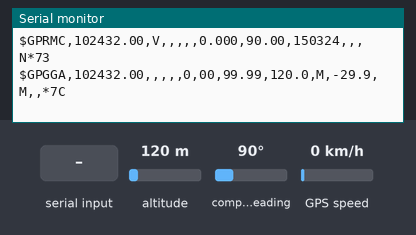
The sketch below on a simulated ESP32. On the bench: the last lines printed to the serial monitor. The test bench sets the inputs (shaded band); at power-on: compass heading 90°, altitude 120 m, GPS speed 0 km/h. The GPS gets a fix after 3 s at 37.7749, -122.4194 with 8 satellites; nothing arrives over Bluetooth unless stated.

Above: at 2.2 s.
2.3 s: compass heading set to 269°
At 3.4 s:
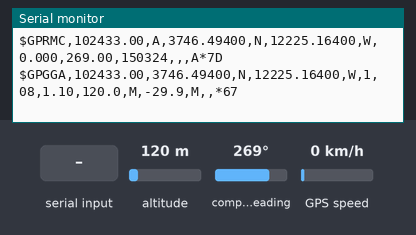
4.5 s: "1" received over the second serial link
At 4.9 s:
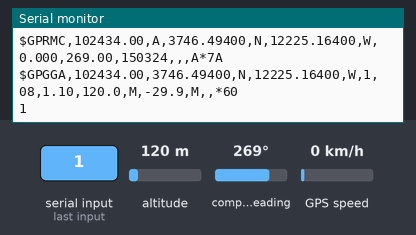
6.5 s: altitude set to 500 m
At 8.5 s:
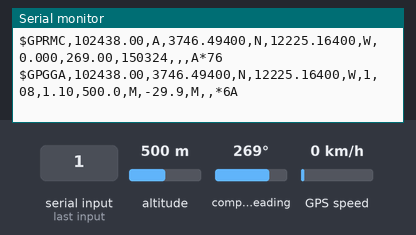
10.5 s: GPS speed set to 30 km/h
At 11.8 s:
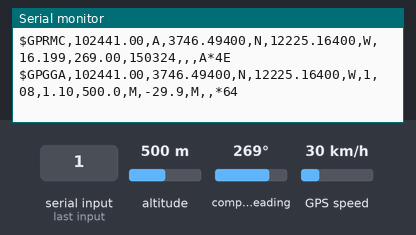
14.5 s: altitude set to 250 m
At 18.36 s:
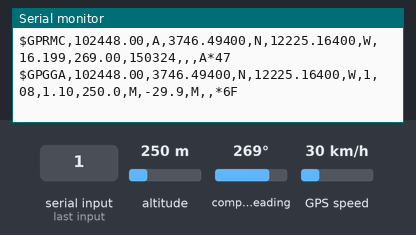
18.5 s: "0" received over the second serial link
At 18.9 s:
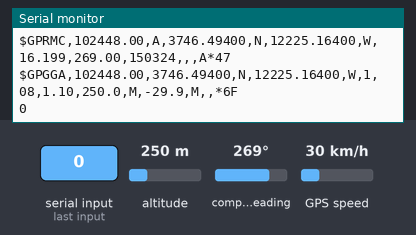

The sketch:

ESP32-GPS-BTserial.ino
```cpp
// (licence header left out)
#ifdef USE_TICKER
#include <Ticker.h>      // timer
Ticker  ticker;
bool bReadyTicker = false;
#endif

#include <TinyGPS++.h>
#define VERSION "20210904"
TinyGPSPlus gps;
#define GPS_BAUD 9600
HardwareSerial ss(2); // GPIO_NUM_16 for RX ( wired to GPS TX), GPIO_NUM_17 for TX (not used now)
// https://github.com/espressif/arduino-esp32/blob/master/libraries/BluetoothSerial/examples/SerialToSerialBTM/SerialToSerialBTM.ino
#include "BluetoothSerial.h"
BluetoothSerial SerialBT;
TaskHandle_t Task1;

const int iIntervalTime = 3;  // watch dog interval in sec
long lastGPSread = 0;

//  Watch dog for BT serial
void codeForBTserial(void * parameter)
{
  portTickType xLastWakeTime;
  const portTickType xFrequency = 1000;//run here every 1000msec
  while (1) {
    xLastWakeTime = xTaskGetTickCount();// Initialise the xLastWakeTime variable with the current time.
    if ( (millis() - lastGPSread) > iIntervalTime * 1000  ) {
      Serial.println();
      Serial.println();
      Serial.printf("Serial BT hang? rebooting now %d \r\n", lastGPSread);
      ESP.restart();
    }
    vTaskDelayUntil( &xLastWakeTime, xFrequency );
  }
}
#ifdef USE_TICKER
void kickRoutine() {
  bReadyTicker = true;
  //Serial.println("******kickRoutine()**************");
  if ( (millis() - lastGPSread) > iIntervalTime * 1000 * 2 ) {
    Serial.println();
    Serial.println();
    Serial.printf("Serial BT hang? rebooting now %d \r\n", lastGPSread);
    ESP.restart();
  }
}
#endif
boolean gpsReady = false;
// wait until GPS module outputs something before watchdog works
void waitUntilGPSReady() {
  char c;
  long i=0;
  Serial.printf("waiting for GPS ready \r\n",i);
  while (1) {
    if (ss.available() > 0) {
      c = ss.read(); //
    //  Serial.write(c); // monitor for GPS application , ex. ublox u-center
      if (gps.encode(c)) {
        gpsReady = true;
        Serial.println("OK");
        return;
      }
    }
    i++;
    lastGPSread = millis();
    if (i%100000==0) Serial.print(".");
  }
}
void setup() {
  Serial.begin(115200);
  delay(1000);
  Serial.print("ESP32-GPS-BTserial.ino "); Serial.println(VERSION);
  Serial.println("setup Android terminal to pair with GPS-BT-server");
  SerialBT.begin("GPS-BT-server");
  Serial.println("The device started, now you can pair it with bluetooth!");
  ss.begin(GPS_BAUD);
  lastGPSread = millis();
#ifdef USE_TICKER
  // start timer interrupt
  ticker.attach(iIntervalTime, kickRoutine);
#else
  xTaskCreatePinnedToCore( codeForBTserial, "BTserialWatch", 4000, NULL, 1, &Task1, 1); //core 1
#endif

  waitUntilGPSReady();
}

void loop() {
  char c;

  if (ss.available() > 0) {
    c = ss.read(); //
    Serial.write(c); // monitor for GPS application , ex. ublox u-center
    lastGPSread = millis();
    SerialBT.write(c); // NMEA can be monitored by BT-Serial application for Android
    if (gps.encode(c)) {
      // getGPSInfo();
    }
  }
}
```

Measured:
- after the input at 2.3 s, the serial monitor: prints a new line after 0.71 s (image 1)
- after the input at 4.5 s, the serial monitor: prints a new line at once (image 2)
- after the input at 6.5 s, the serial monitor: prints a new line after 0.60 s (image 3)
- after the input at 10.5 s, the serial monitor: prints a new line after 0.51 s (image 4)
- after the input at 14.5 s, the serial monitor: prints a new line after 0.60 s (image 5)
- after the input at 18.5 s, the serial monitor: prints a new line at once (image 6)
